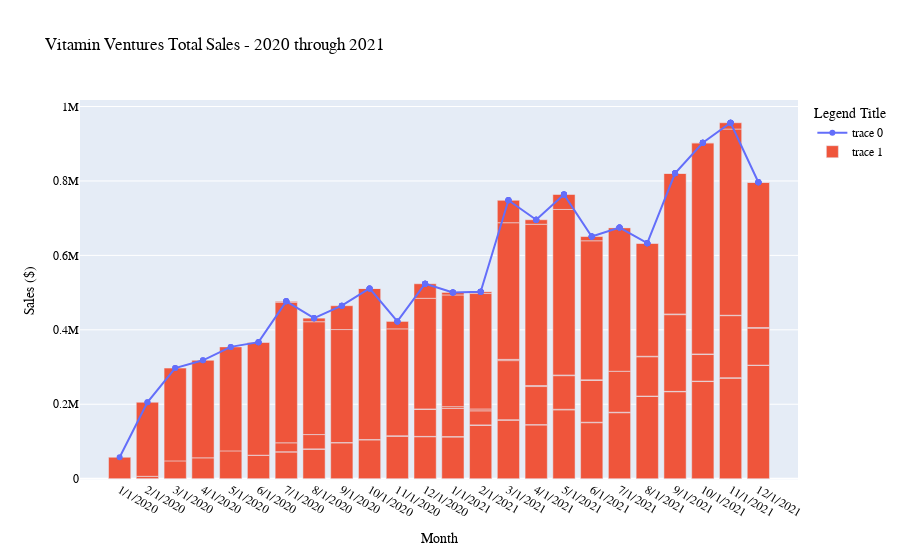

The cell this chart's notebook holds for it:
### Code cell
x=channel_df.date
y=channel_df.sum_net_sales
fig_main_line = go.Figure()

fig_main_line.add_trace(go.Scatter(x=channel_df.date, y=channel_df.tot_sales, mode='lines+markers'))

fig_main_line.add_trace(go.Bar(x=channel_df.date,
                     y=channel_df.sum_net_sales,
                     #color=channel_df.channel
                    ))

             
fig_main_line.update_layout(
    title="Vitamin Ventures Total Sales - 2020 through 2021",
    xaxis_title="Month",
    yaxis_title="Sales ($)",
    legend_title="Legend Title",
    font=dict(
        family="Courier New, monospace",
        size=12,
        color="Black"),
#xaxis = dict(
 #       tickmode = 'array',
 #      tickvals = [1, 4, 7, 10, 13, 16, 19, 21, 24,27],
 #       ticktext = ['Jan 2020', 'Apr 2020', 'Jul 2020', 'Oct 2020', 'Jan 2021', 'Apr 2021','Jul 2021','Oct 2021']
 #   )
)
    
fig_main_line.show()
fig_main_line.write_html("../Graphs/Total_sales_20-21_Line.html")
